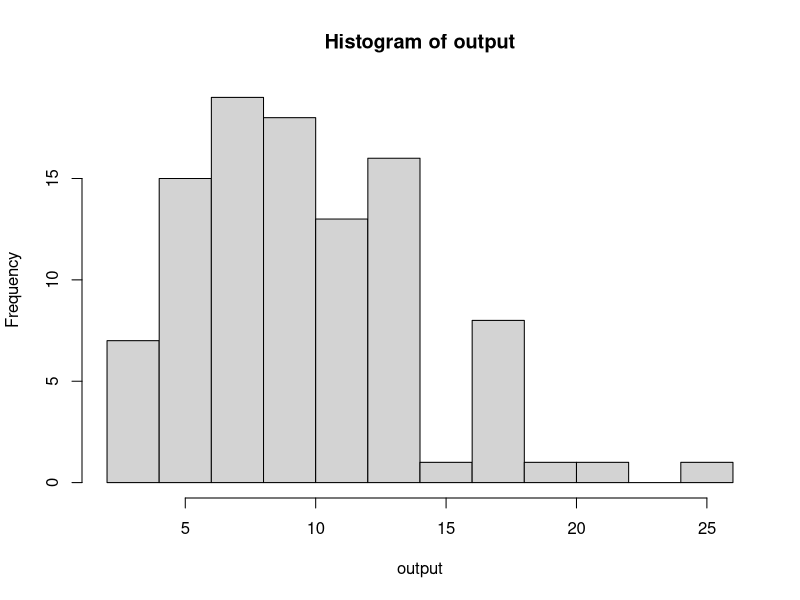

This figure's R source:
x = 2
v = 10
#no.4a
dchisq(x, v)

#no.4b
random_data = 100
output = rchisq(random_data, v)
hist(output)

#no.4c
rataan = v
rataan
varian = 2*v
varian